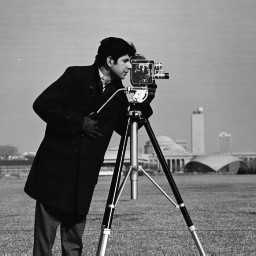
%> input picture 实验二/camema.jpg, 256 x 256 px
$ octave tuxiang2f.m   (GNU Octave 9; MATLAB toolbox functions it lacks are replaced by stand-ins)
%> lines starting %> are read from the running program, lines starting %| are printed output that depends on the picture
camera = imread('camema.jpg');
%> camera is the input picture: size 256x256 uint8; min 0, max 255, mean 118.7
camera2 = imread('cameragray.jpg');
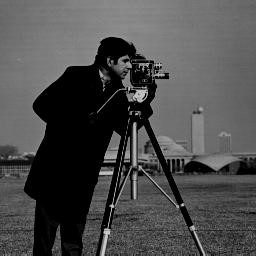
%> input picture 实验二/cameragray.jpg, 256 x 256 px
%> camera2 is the input picture: size 256x256 uint8; min 0, max 216, mean 76.7
Ip = imdivide(camera, camera2);
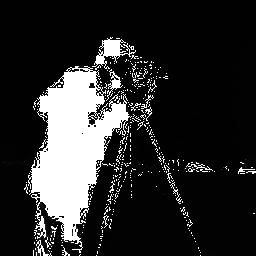
%> Ip: size 256x256 uint8; min 0, max 255, mean 45.3
imshow(Ip);
